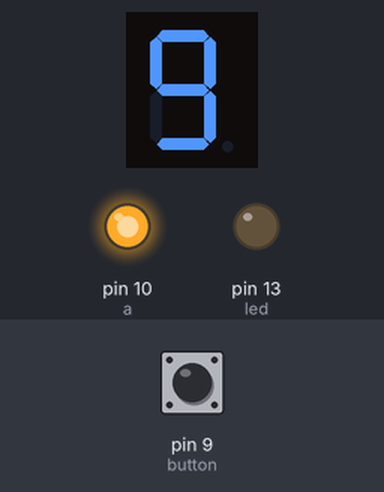
Simulated run of this sketch. Board: Arduino Uno, built with avr-gcc and run on an emulated ATmega328P. On the bench: 1-digit seven-segment display, output pins drawn as LEDs (lit = HIGH). Wiring (inferred from the names in the program): 1-digit 7-segment display, segments lit when HIGH: segments pin 6, pin 5, pin 2, pin 3, pin 4, pin 7, pin 8. The inputs (shaded band) are chosen by the test bench; at power-on: pin 9 (button) LOW. The segment pins are drawn as the display they are named for; pins used as bus, display or sensor lines are not drawn.

Above: at 11.2 s.
11.3 s: pin 9 (button) pulled HIGH for 1 s
At 11.45 s:
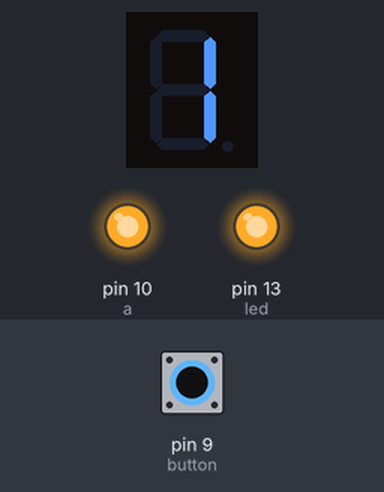
At 13.7 s:
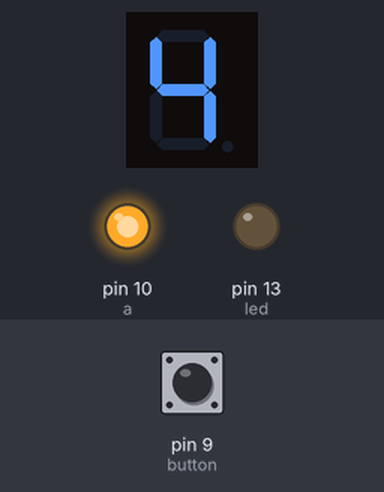
14.0 s: pin 9 (button) pulled HIGH for 0.15 s
At 15.2 s:
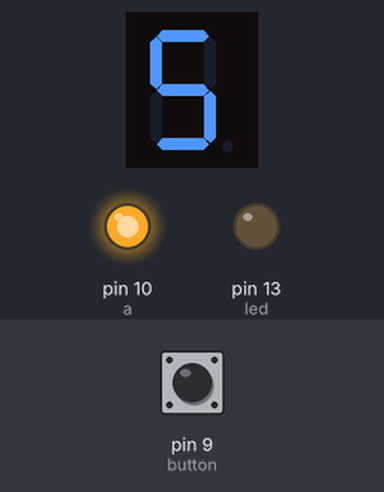
Timing chart, 0 to 17.0 s (numbered marks = the images above; inputs shaded):
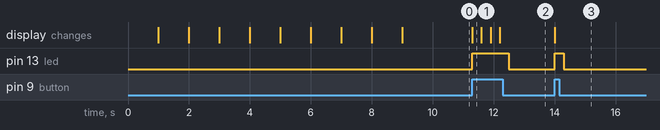

Measured:
- after the input at 11.3 s, pin 13 (led): LOW → HIGH at once, → LOW 1.2 s later; the display: changes at once (image 1)
- after the input at 14.0 s, pin 13 (led): LOW → HIGH at once, → LOW 0.30 s later; the display: changes at once (image 3)

The sketch:

_7_segment_Display.ino
```cpp
int a = 10;
int b = 2;
int c = 3;
int d = 4;
int e = 5;
int f = 6;
int g = 7;
int h = 8;
int button = 9;
int count;
int led = 13;
int press;

void zero(){
    digitalWrite(a, 1);
    digitalWrite(b, 1);
    digitalWrite(c, 1);
    digitalWrite(d, 1);
    digitalWrite(e, 1);
    digitalWrite(f, 1);
    digitalWrite(g, 1);
    digitalWrite(h, 0);
}
void one(){
    digitalWrite(a, 1);
    digitalWrite(b, 1);
    digitalWrite(c, 0);
    digitalWrite(d, 0);
    digitalWrite(e, 1);
    digitalWrite(f, 0);
    digitalWrite(g, 0);
    digitalWrite(h, 0);
}
void two(){
    digitalWrite(a, 1);
    digitalWrite(b, 0);
    digitalWrite(c, 1);
    digitalWrite(d, 1);
    digitalWrite(e, 1);
    digitalWrite(f, 1);
    digitalWrite(g, 0);
    digitalWrite(h, 1);
}
void three(){
    digitalWrite(a, 1);
    digitalWrite(b, 1);
    digitalWrite(c, 1);
    digitalWrite(d, 0);
    digitalWrite(e, 1);
    digitalWrite(f, 1);
    digitalWrite(g, 0);
    digitalWrite(h, 1);
}
void four(){
    digitalWrite(a, 1);
    digitalWrite(b, 1);
    digitalWrite(c, 0);
    digitalWrite(d, 0);
    digitalWrite(e, 1);
    digitalWrite(f, 0);
    digitalWrite(g, 1);
    digitalWrite(h, 1);
}
void five(){
    digitalWrite(a, 1);
    digitalWrite(b, 1);
    digitalWrite(c, 1);
    digitalWrite(d, 0);
    digitalWrite(e, 0);
    digitalWrite(f, 1);
    digitalWrite(g, 1);
    digitalWrite(h, 1);
}
void six(){
    digitalWrite(a, 1);
    digitalWrite(b, 1);
    digitalWrite(c, 1);
    digitalWrite(d, 1);
    digitalWrite(e, 0);
    digitalWrite(f, 1);
    digitalWrite(g, 1);
    digitalWrite(h, 1);
}
void seven(){
    digitalWrite(a, 1);
    digitalWrite(b, 1);
    digitalWrite(c, 0);
    digitalWrite(d, 0);
    digitalWrite(e, 1);
    digitalWrite(f, 1);
    digitalWrite(g, 0);
    digitalWrite(h, 0);
}
void eight(){
    digitalWrite(a, 1);
    digitalWrite(b, 1);
    digitalWrite(c, 1);
    digitalWrite(d, 1);
    digitalWrite(e, 1);
    digitalWrite(f, 1);
    digitalWrite(g, 1);
    digitalWrite(h, 1);
}
void nine(){
    digitalWrite(a, 1);
    digitalWrite(b, 1);
    digitalWrite(c, 1);
    digitalWrite(d, 0);
    digitalWrite(e, 1);
    digitalWrite(f, 1);
    digitalWrite(g, 1);
    digitalWrite(h, 1);
}


void setup(){
    pinMode(a, OUTPUT);
    pinMode(b, OUTPUT);
    pinMode(c, OUTPUT);
    pinMode(d, OUTPUT);
    pinMode(e, OUTPUT);
    pinMode(f, OUTPUT);
    pinMode(g, OUTPUT);
    pinMode(h, OUTPUT);
    pinMode(led, OUTPUT);
    pinMode(button, INPUT);
    Read();
}

void Read(){

    zero();
    delay(1000);
    one();
    delay(1000);
    two();
    delay(1000);
    three();
    delay(1000);
    four();
    delay(1000);
    five();
    delay(1000);
    six();
    delay(1000);
    seven();
    delay(1000);
    eight();
    delay(1000);
    nine();
    delay(1000);

}

/*void swit(){
    switch(){
        case 0:
        zero();
        break;

        case 1:
        one();
        break;

        case 2:
        two();
        break;

        case 3:
        three();
        break;

        case 4:
        four();
        break;

        case 5:
        five();
        break;

        case 6:
        six();
        break;

        case 7:
        seven();
        break;

        case 8:
        eight();
        break;

        case 9:
        nine();
        break;
    }
}*/

void set(){
    if(count == 0){
        zero();
    }
    else if(count == 1){
        one();
    }
    else if(count == 2){
        two();
    }
    else if(count == 3){
        three();
    }
    else if(count == 4){
        four();
    }
    else if(count == 5){
        five();
    }
    else if(count == 6){
        six();
    }
    else if(count == 7){
        seven();
    }
    else if(count == 8){
        eight();
    }
    else if(count == 9){
        nine();
    }
}

void loop(){

   if(count > 9){
        count = 0;
    }
    press = digitalRead(button);
    if(press == 1){
       count++;
        set();
        digitalWrite(led, HIGH);
        delay(300);
        digitalWrite(led, LOW);
    }
    //switch(count);
}
```
